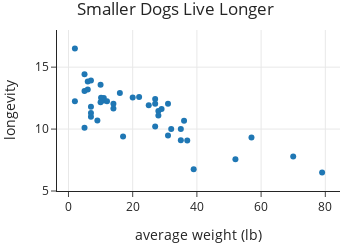

Notebook cell for this chart:
### Markdown cell above
The `.update_layout()` method lets us modify any property of a layout.
This includes the plot title (`title`), margins (`margins` dictionary), 
and whether to display a legend (`showlegend`).
The `plotly` documentation has the full list of [layout properties](https://plotly.com/python-api-reference/generated/plotly.graph_objects.Layout.html).

`Figure` objects also have `.update_xaxes()` and `.update_yaxes()` functions,
which are similar to `.update_layout()`. These two functions let us modify
properties of the axes, like the axis limits (`range`), number of ticks
(`nticks`), and axis label (`title`). Below, we adjust the range of the y-axis and change the title on the x-axis. We also add a title to the plot and update the layout so the title is not cut off:

### Code cell
fig = px.scatter(dogs, x='weight', y='longevity',
                  title="Smaller Dogs Live Longer",
                 width=350, height=250)

fig.update_yaxes(range=[5, 18])
fig.update_xaxes(title='average weight (lb)')
fig.update_layout(margin=dict(t=30))
fig

### Figure 1 — Plotly figure (JSON) as saved in the notebook; plotly's stock layout.template omitted (floating-point values rounded to 4 significant figures)
{"data": [{"hovertemplate": "weight=%{x}<br>longevity=%{y}<extra></extra>", "legendgroup": "", "marker": {"color": "#1F77B4", "symbol": "circle"}, "mode": "markers", "name": "", "orientation": "v", "showlegend": false, "type": "scatter", "x": [16, 6, 14, 11, 10.15, 22, 7, 7, 2, 20, 28, 27, 5, 31, 2, 6, 29, 27, 31, 11, 28, 7, 5, 5, 7, 10, 14, 12, 32, 10, 35, 9, 17, 25, 57, 35, 37, 27, 36, 39, 52, 79, 70], "xaxis": "x", "y": [12.92, 13.84, 11.66, 12.5, 12.53, 12.58, 13.92, 11.81, 16.5, 12.54, 11.46, 12.42, 14.42, 12.04, 12.25, 13.2, 11.63, 12.04, 9.48, 12.31, 11.1, 11, 13.07, 10.1, 11.29, 13.58, 12.05, 12.25, 10, 12.17, 10, 10.69, 9.4, 11.92, 9.32, 9.1, 9.08, 10.21, 10.67, 6.75, 7.57, 6.5, 7.78], "yaxis": "y"}], "layout": {"height": 250, "legend": {"tracegroupgap": 0}, "margin": {"t": 30}, "title": {"text": "Smaller Dogs Live Longer"}, "width": 350, "xaxis": {"anchor": "y", "autorange": true, "domain": [0, 1], "range": [-3.576, 84.58], "title": {"text": "average weight (lb)"}, "type": "linear"}, "yaxis": {"anchor": "x", "domain": [0, 1], "range": [5, 18], "title": {"text": "longevity"}, "type": "linear"}}}
